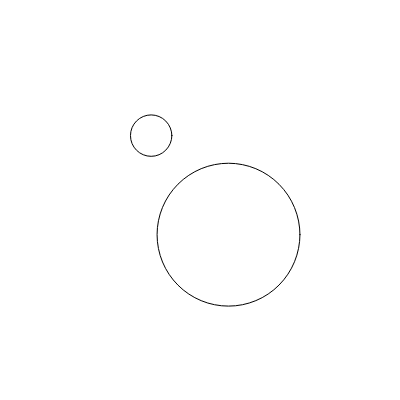
Frame 1 (no input)
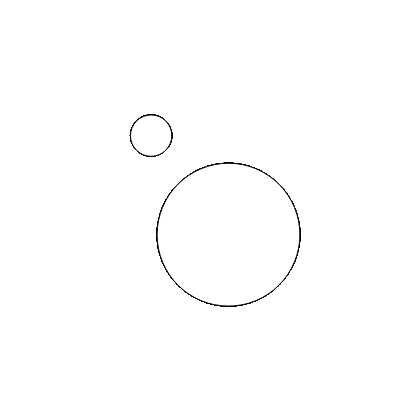
Frame 60 (no input)
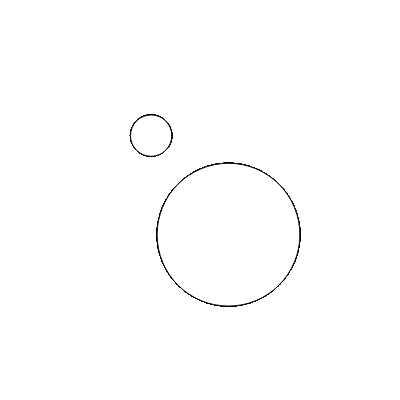
Frame 120 (the mouse pressed at the canvas centre since frame 60)

The p5.js sketch that drew these frames (run headless with seeded random() and noise() and a simulated clock; from frame 60 on, the mouse is pressed at the canvas centre):

// p5.js sketch
// ── sketch.js
let x1, x2, y1, y2, r1, r2;

function setup() {
  createCanvas(400, 400);
  r1 = random(400 / 2);
  r2 = random(400 / 2);
  x1 = random(r1, 400 - r1);
  x2 = random(r2, 400 - r2);
  y1 = random(r1, 400 - r1);
  y2 = random(r2, 400 - r2);
}

function draw() {
  circle(x1, y1, r1);
  circle(x2, y2, r2);
}

function circleCheck() {
  if (sqrt((x2 - x1) ^ (2 + (y2 - y1)) ^ 2) < r1 + r2) {
    print("true");
  } else print("false");
}
